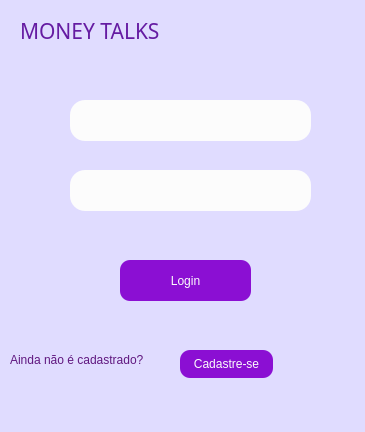
<?xml version="1.0" encoding="UTF-8"?>
<ui version="4.0">
 <class>MainWindow</class>
 <widget class="QMainWindow" name="MainWindow">
  <property name="geometry">
   <rect>
    <x>0</x>
    <y>0</y>
    <width>365</width>
    <height>432</height>
   </rect>
  </property>
  <property name="windowTitle">
   <string>Login</string>
  </property>
  <property name="styleSheet">
   <string notr="true">background-color: rgb(224, 220, 255);</string>
  </property>
  <widget class="QWidget" name="centralwidget">
   <widget class="QPushButton" name="pushButton">
    <property name="geometry">
     <rect>
      <x>120</x>
      <y>260</y>
      <width>131</width>
      <height>41</height>
     </rect>
    </property>
    <property name="styleSheet">
     <string notr="true">font: 75 9pt &quot;MS Shell Dlg 2&quot;;
color: rgb(252, 252, 252);
background-color: rgb(176, 56, 114);
background-color: rgb(139, 15, 211);
border-radius: 10px;</string>
    </property>
    <property name="text">
     <string>Login</string>
    </property>
   </widget>
   <widget class="QLineEdit" name="lineEdit">
    <property name="geometry">
     <rect>
      <x>70</x>
      <y>100</y>
      <width>241</width>
      <height>41</height>
     </rect>
    </property>
    <property name="styleSheet">
     <string notr="true">border-color: rgb(100, 8, 108);
background-color: rgb(252, 252, 252);
font: 9pt &quot;MS Shell Dlg 2&quot;;
border-radius: 15px;</string>
    </property>
   </widget>
   <widget class="QLineEdit" name="lineEdit_2">
    <property name="geometry">
     <rect>
      <x>70</x>
      <y>170</y>
      <width>241</width>
      <height>41</height>
     </rect>
    </property>
    <property name="styleSheet">
     <string notr="true">border-color: rgb(100, 8, 108);
background-color: rgb(252, 252, 252);
font: 9pt &quot;MS Shell Dlg 2&quot;;
border-radius: 15px;</string>
    </property>
    <property name="echoMode">
     <enum>QLineEdit::Password</enum>
    </property>
   </widget>
   <widget class="QLabel" name="label">
    <property name="geometry">
     <rect>
      <x>10</x>
      <y>350</y>
      <width>171</width>
      <height>20</height>
     </rect>
    </property>
    <property name="font">
     <font>
      <pointsize>9</pointsize>
     </font>
    </property>
    <property name="styleSheet">
     <string notr="true">color: rgb(96, 23, 127);</string>
    </property>
    <property name="text">
     <string>Ainda não é cadastrado?</string>
    </property>
   </widget>
   <widget class="QPushButton" name="pushButton_2">
    <property name="geometry">
     <rect>
      <x>180</x>
      <y>350</y>
      <width>93</width>
      <height>28</height>
     </rect>
    </property>
    <property name="styleSheet">
     <string notr="true">color: rgb(252, 252, 252);
background-color: rgb(176, 56, 114);
background-color: rgb(139, 15, 211);
border-radius: 10px;</string>
    </property>
    <property name="text">
     <string>Cadastre-se</string>
    </property>
   </widget>
   <widget class="QLabel" name="label_3">
    <property name="geometry">
     <rect>
      <x>30</x>
      <y>160</y>
      <width>41</width>
      <height>51</height>
     </rect>
    </property>
    <property name="text">
     <string/>
    </property>
    <property name="pixmap">
     <pixmap>../../OneDrive/Área de Trabalho/Icones/cadeado-aberto3.png</pixmap>
    </property>
   </widget>
   <widget class="QLabel" name="label_2">
    <property name="geometry">
     <rect>
      <x>30</x>
      <y>90</y>
      <width>41</width>
      <height>51</height>
     </rect>
    </property>
    <property name="text">
     <string/>
    </property>
    <property name="pixmap">
     <pixmap>../../OneDrive/Área de Trabalho/Icones/entrar-avatar3.png</pixmap>
    </property>
   </widget>
   <widget class="QLabel" name="label_5">
    <property name="geometry">
     <rect>
      <x>70</x>
      <y>220</y>
      <width>211</width>
      <height>16</height>
     </rect>
    </property>
    <property name="styleSheet">
     <string notr="true">color: rgb(96, 23, 127);
color: rgb(170, 0, 0);</string>
    </property>
    <property name="text">
     <string/>
    </property>
   </widget>
   <widget class="QLabel" name="label_4">
    <property name="geometry">
     <rect>
      <x>20</x>
      <y>20</y>
      <width>181</width>
      <height>21</height>
     </rect>
    </property>
    <property name="font">
     <font>
      <family>Sans Serif Collection</family>
      <pointsize>16</pointsize>
     </font>
    </property>
    <property name="styleSheet">
     <string notr="true">color: rgb(101, 27, 162);</string>
    </property>
    <property name="text">
     <string>MONEY TALKS</string>
    </property>
   </widget>
   <zorder>label_3</zorder>
   <zorder>label_2</zorder>
   <zorder>pushButton</zorder>
   <zorder>lineEdit</zorder>
   <zorder>lineEdit_2</zorder>
   <zorder>label</zorder>
   <zorder>pushButton_2</zorder>
   <zorder>label_5</zorder>
   <zorder>label_4</zorder>
  </widget>
  <widget class="QStatusBar" name="statusbar"/>
 </widget>
 <resources/>
 <connections/>
</ui>
